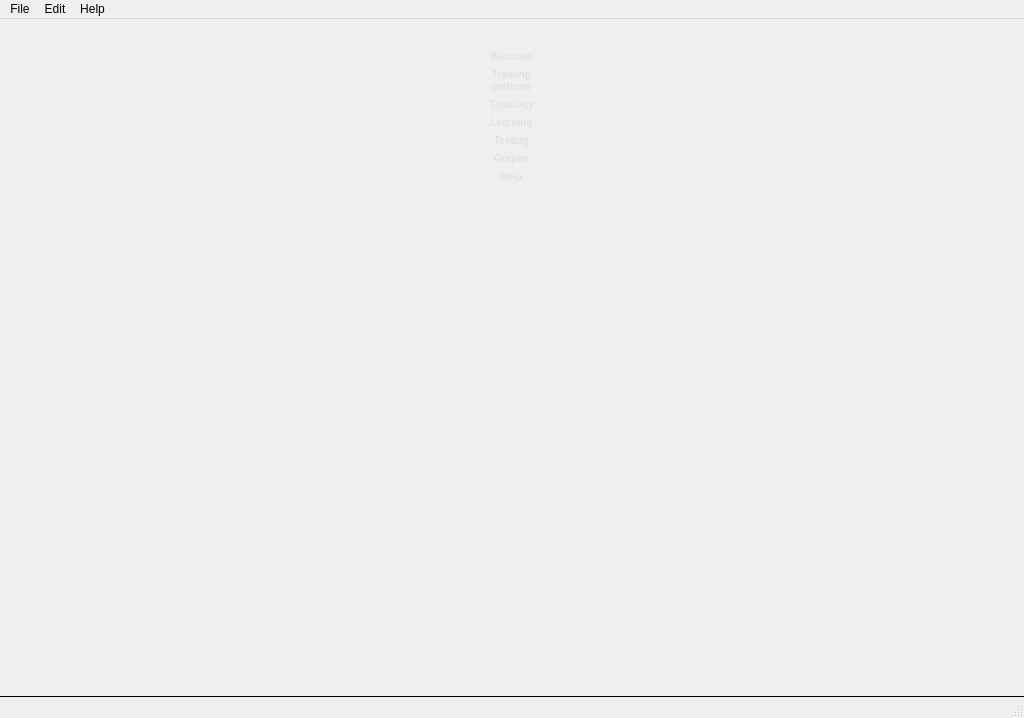
<?xml version="1.0" encoding="UTF-8"?>
<ui version="4.0">
 <class>MainWindow</class>
 <widget class="QMainWindow" name="MainWindow">
  <property name="geometry">
   <rect>
    <x>0</x>
    <y>0</y>
    <width>1024</width>
    <height>718</height>
   </rect>
  </property>
  <property name="windowTitle">
   <string>Neural Net Creator</string>
  </property>
  <property name="windowIcon">
   <iconset resource="../styles.qrc">
    <normaloff>:/appIcon16</normaloff>:/appIcon16</iconset>
  </property>
  <property name="styleSheet">
   <string notr="true">QToolButton{
	margin-top: 1px;
	margin-bottom: 1px;
	color: rgb(225, 225, 225);
	font-weight: bold;
	font-size: 10px;
	border: 0px;
}

QToolButton::hover{
	margin: 0px;
	border-top: 1px solid rgb(150, 150, 150);
	border-bottom: 1px solid rgb(150, 150, 150);
	color: white;
}

QToolButton::checked{
	margin-top: 1px;
	margin-bottom: 1px;
	background-color: rgb(240, 240, 240);
	color: black;
}

QToolButton:checked:hover {
	margin-top: 1px;
	margin-bottom: 1px;
	border: 0px;
	background-color: rgb(240, 240, 240);
	color: black;
}

QFrame#frame{
	background-image: url(:toolmenu);	
	border-right: 1px solid black;
}
</string>
  </property>
  <property name="tabShape">
   <enum>QTabWidget::Rounded</enum>
  </property>
  <widget class="QWidget" name="centralWidget">
   <property name="styleSheet">
    <string notr="true"/>
   </property>
   <layout class="QHBoxLayout" name="horizontalLayout">
    <property name="spacing">
     <number>0</number>
    </property>
    <property name="margin">
     <number>0</number>
    </property>
    <item>
     <widget class="QFrame" name="frame_3">
      <property name="sizePolicy">
       <sizepolicy hsizetype="Fixed" vsizetype="Preferred">
        <horstretch>1</horstretch>
        <verstretch>0</verstretch>
       </sizepolicy>
      </property>
      <property name="minimumSize">
       <size>
        <width>80</width>
        <height>0</height>
       </size>
      </property>
      <property name="maximumSize">
       <size>
        <width>80</width>
        <height>16777215</height>
       </size>
      </property>
      <property name="baseSize">
       <size>
        <width>0</width>
        <height>0</height>
       </size>
      </property>
      <property name="styleSheet">
       <string notr="true"/>
      </property>
      <property name="frameShape">
       <enum>QFrame::NoFrame</enum>
      </property>
      <property name="frameShadow">
       <enum>QFrame::Raised</enum>
      </property>
      <layout class="QVBoxLayout" name="verticalLayout_2">
       <property name="spacing">
        <number>0</number>
       </property>
       <property name="margin">
        <number>0</number>
       </property>
       <item>
        <widget class="QFrame" name="frame_5">
         <property name="minimumSize">
          <size>
           <width>0</width>
           <height>28</height>
          </size>
         </property>
         <property name="maximumSize">
          <size>
           <width>16777215</width>
           <height>28</height>
          </size>
         </property>
         <property name="styleSheet">
          <string notr="true">background-image: url(:toolbar);
border-right: 1px solid black;</string>
         </property>
         <property name="lineWidth">
          <number>0</number>
         </property>
        </widget>
       </item>
       <item>
        <widget class="QFrame" name="frame">
         <property name="accessibleName">
          <string>frame</string>
         </property>
         <property name="styleSheet">
          <string notr="true"/>
         </property>
         <property name="frameShadow">
          <enum>QFrame::Raised</enum>
         </property>
         <layout class="QVBoxLayout" name="verticalLayout">
          <property name="spacing">
           <number>0</number>
          </property>
          <property name="margin">
           <number>0</number>
          </property>
          <item>
           <widget class="QToolButton" name="toolButton_2">
            <property name="sizePolicy">
             <sizepolicy hsizetype="Fixed" vsizetype="Fixed">
              <horstretch>0</horstretch>
              <verstretch>0</verstretch>
             </sizepolicy>
            </property>
            <property name="minimumSize">
             <size>
              <width>79</width>
              <height>0</height>
             </size>
            </property>
            <property name="baseSize">
             <size>
              <width>0</width>
              <height>0</height>
             </size>
            </property>
            <property name="styleSheet">
             <string notr="true">border-left: none;
border-right: none;</string>
            </property>
            <property name="text">
             <string>Welcome</string>
            </property>
            <property name="icon">
             <iconset resource="../styles.qrc">
              <normaloff>:/neuralNetwork32</normaloff>:/neuralNetwork32</iconset>
            </property>
            <property name="iconSize">
             <size>
              <width>32</width>
              <height>32</height>
             </size>
            </property>
            <property name="checkable">
             <bool>true</bool>
            </property>
            <property name="popupMode">
             <enum>QToolButton::DelayedPopup</enum>
            </property>
            <property name="toolButtonStyle">
             <enum>Qt::ToolButtonTextUnderIcon</enum>
            </property>
            <property name="autoRaise">
             <bool>false</bool>
            </property>
            <attribute name="buttonGroup">
             <string notr="true">buttonGroup</string>
            </attribute>
           </widget>
          </item>
          <item>
           <widget class="QToolButton" name="toolButton_5">
            <property name="sizePolicy">
             <sizepolicy hsizetype="Fixed" vsizetype="Fixed">
              <horstretch>0</horstretch>
              <verstretch>0</verstretch>
             </sizepolicy>
            </property>
            <property name="minimumSize">
             <size>
              <width>79</width>
              <height>0</height>
             </size>
            </property>
            <property name="baseSize">
             <size>
              <width>0</width>
              <height>0</height>
             </size>
            </property>
            <property name="text">
             <string>Training
patterns</string>
            </property>
            <property name="icon">
             <iconset resource="../styles.qrc">
              <normaloff>:/trainingPatternIcon32</normaloff>:/trainingPatternIcon32</iconset>
            </property>
            <property name="iconSize">
             <size>
              <width>32</width>
              <height>32</height>
             </size>
            </property>
            <property name="checkable">
             <bool>true</bool>
            </property>
            <property name="popupMode">
             <enum>QToolButton::DelayedPopup</enum>
            </property>
            <property name="toolButtonStyle">
             <enum>Qt::ToolButtonTextUnderIcon</enum>
            </property>
            <property name="autoRaise">
             <bool>false</bool>
            </property>
            <attribute name="buttonGroup">
             <string notr="true">buttonGroup</string>
            </attribute>
           </widget>
          </item>
          <item>
           <widget class="QToolButton" name="toolButton">
            <property name="sizePolicy">
             <sizepolicy hsizetype="Fixed" vsizetype="Fixed">
              <horstretch>0</horstretch>
              <verstretch>0</verstretch>
             </sizepolicy>
            </property>
            <property name="minimumSize">
             <size>
              <width>79</width>
              <height>0</height>
             </size>
            </property>
            <property name="baseSize">
             <size>
              <width>0</width>
              <height>0</height>
             </size>
            </property>
            <property name="text">
             <string>Topology</string>
            </property>
            <property name="icon">
             <iconset resource="../styles.qrc">
              <normaloff>:/topologyIcon32</normaloff>:/topologyIcon32</iconset>
            </property>
            <property name="iconSize">
             <size>
              <width>32</width>
              <height>32</height>
             </size>
            </property>
            <property name="checkable">
             <bool>true</bool>
            </property>
            <property name="popupMode">
             <enum>QToolButton::DelayedPopup</enum>
            </property>
            <property name="toolButtonStyle">
             <enum>Qt::ToolButtonTextUnderIcon</enum>
            </property>
            <property name="autoRaise">
             <bool>false</bool>
            </property>
            <attribute name="buttonGroup">
             <string notr="true">buttonGroup</string>
            </attribute>
           </widget>
          </item>
          <item>
           <widget class="QToolButton" name="toolButton_4">
            <property name="sizePolicy">
             <sizepolicy hsizetype="Fixed" vsizetype="Fixed">
              <horstretch>0</horstretch>
              <verstretch>0</verstretch>
             </sizepolicy>
            </property>
            <property name="minimumSize">
             <size>
              <width>79</width>
              <height>0</height>
             </size>
            </property>
            <property name="baseSize">
             <size>
              <width>0</width>
              <height>0</height>
             </size>
            </property>
            <property name="text">
             <string>Learning</string>
            </property>
            <property name="icon">
             <iconset resource="../styles.qrc">
              <normaloff>:/learningIcon32</normaloff>:/learningIcon32</iconset>
            </property>
            <property name="iconSize">
             <size>
              <width>32</width>
              <height>32</height>
             </size>
            </property>
            <property name="checkable">
             <bool>true</bool>
            </property>
            <property name="popupMode">
             <enum>QToolButton::DelayedPopup</enum>
            </property>
            <property name="toolButtonStyle">
             <enum>Qt::ToolButtonTextUnderIcon</enum>
            </property>
            <property name="autoRaise">
             <bool>false</bool>
            </property>
            <attribute name="buttonGroup">
             <string notr="true">buttonGroup</string>
            </attribute>
           </widget>
          </item>
          <item>
           <widget class="QToolButton" name="toolButton_6">
            <property name="sizePolicy">
             <sizepolicy hsizetype="Fixed" vsizetype="Fixed">
              <horstretch>0</horstretch>
              <verstretch>0</verstretch>
             </sizepolicy>
            </property>
            <property name="minimumSize">
             <size>
              <width>79</width>
              <height>0</height>
             </size>
            </property>
            <property name="baseSize">
             <size>
              <width>0</width>
              <height>0</height>
             </size>
            </property>
            <property name="text">
             <string>Testing</string>
            </property>
            <property name="icon">
             <iconset resource="../styles.qrc">
              <normaloff>:/testingIcon32</normaloff>:/testingIcon32</iconset>
            </property>
            <property name="iconSize">
             <size>
              <width>32</width>
              <height>32</height>
             </size>
            </property>
            <property name="checkable">
             <bool>true</bool>
            </property>
            <property name="popupMode">
             <enum>QToolButton::DelayedPopup</enum>
            </property>
            <property name="toolButtonStyle">
             <enum>Qt::ToolButtonTextUnderIcon</enum>
            </property>
            <property name="autoRaise">
             <bool>false</bool>
            </property>
            <attribute name="buttonGroup">
             <string notr="true">buttonGroup</string>
            </attribute>
           </widget>
          </item>
          <item>
           <widget class="QToolButton" name="toolButton_7">
            <property name="sizePolicy">
             <sizepolicy hsizetype="Fixed" vsizetype="Fixed">
              <horstretch>0</horstretch>
              <verstretch>0</verstretch>
             </sizepolicy>
            </property>
            <property name="minimumSize">
             <size>
              <width>79</width>
              <height>0</height>
             </size>
            </property>
            <property name="baseSize">
             <size>
              <width>0</width>
              <height>0</height>
             </size>
            </property>
            <property name="text">
             <string>Graphs</string>
            </property>
            <property name="icon">
             <iconset resource="../styles.qrc">
              <normaloff>:/graphIcon32</normaloff>:/graphIcon32</iconset>
            </property>
            <property name="iconSize">
             <size>
              <width>32</width>
              <height>32</height>
             </size>
            </property>
            <property name="checkable">
             <bool>true</bool>
            </property>
            <property name="popupMode">
             <enum>QToolButton::DelayedPopup</enum>
            </property>
            <property name="toolButtonStyle">
             <enum>Qt::ToolButtonTextUnderIcon</enum>
            </property>
            <property name="autoRaise">
             <bool>false</bool>
            </property>
            <attribute name="buttonGroup">
             <string notr="true">buttonGroup</string>
            </attribute>
           </widget>
          </item>
          <item>
           <widget class="QToolButton" name="toolButton_3">
            <property name="sizePolicy">
             <sizepolicy hsizetype="Fixed" vsizetype="Fixed">
              <horstretch>0</horstretch>
              <verstretch>0</verstretch>
             </sizepolicy>
            </property>
            <property name="minimumSize">
             <size>
              <width>79</width>
              <height>0</height>
             </size>
            </property>
            <property name="baseSize">
             <size>
              <width>0</width>
              <height>0</height>
             </size>
            </property>
            <property name="text">
             <string>Help</string>
            </property>
            <property name="icon">
             <iconset resource="../styles.qrc">
              <normaloff>:/helpIcon32</normaloff>:/helpIcon32</iconset>
            </property>
            <property name="iconSize">
             <size>
              <width>32</width>
              <height>32</height>
             </size>
            </property>
            <property name="checkable">
             <bool>true</bool>
            </property>
            <property name="popupMode">
             <enum>QToolButton::DelayedPopup</enum>
            </property>
            <property name="toolButtonStyle">
             <enum>Qt::ToolButtonTextUnderIcon</enum>
            </property>
            <property name="autoRaise">
             <bool>false</bool>
            </property>
            <attribute name="buttonGroup">
             <string notr="true">buttonGroup</string>
            </attribute>
           </widget>
          </item>
          <item>
           <spacer name="verticalSpacer">
            <property name="orientation">
             <enum>Qt::Vertical</enum>
            </property>
            <property name="sizeHint" stdset="0">
             <size>
              <width>20</width>
              <height>40</height>
             </size>
            </property>
           </spacer>
          </item>
         </layout>
        </widget>
       </item>
      </layout>
     </widget>
    </item>
   </layout>
  </widget>
  <widget class="QMenuBar" name="menuBar">
   <property name="geometry">
    <rect>
     <x>0</x>
     <y>0</y>
     <width>1024</width>
     <height>20</height>
    </rect>
   </property>
   <widget class="QMenu" name="menuFile">
    <property name="title">
     <string>File</string>
    </property>
    <addaction name="actionNew_project"/>
    <addaction name="actionOpen_project"/>
    <addaction name="separator"/>
    <addaction name="actionNew_Topology"/>
    <addaction name="actionNew_training_pattern"/>
    <addaction name="separator"/>
    <addaction name="actionSave"/>
    <addaction name="actionSave_2"/>
    <addaction name="actionImport"/>
    <addaction name="separator"/>
    <addaction name="actionExit"/>
   </widget>
   <widget class="QMenu" name="menuHelp">
    <property name="title">
     <string>Help</string>
    </property>
    <addaction name="actionHelp"/>
    <addaction name="actionRun_tests"/>
    <addaction name="separator"/>
    <addaction name="actionAbout"/>
    <addaction name="actionAboutQt4"/>
   </widget>
   <widget class="QMenu" name="menuEdit">
    <property name="title">
     <string>Edit</string>
    </property>
    <addaction name="actionCut"/>
    <addaction name="actionCopy"/>
    <addaction name="actionPaste"/>
    <addaction name="separator"/>
    <addaction name="actionProject_settings"/>
    <addaction name="actionApplication_settings"/>
   </widget>
   <addaction name="menuFile"/>
   <addaction name="menuEdit"/>
   <addaction name="menuHelp"/>
  </widget>
  <widget class="QStatusBar" name="statusBar">
   <property name="styleSheet">
    <string notr="true">QStatusBar{
	border-top: 1px solid black;
}</string>
   </property>
  </widget>
  <action name="actionExit">
   <property name="text">
    <string>Exit</string>
   </property>
  </action>
  <action name="actionAbout">
   <property name="text">
    <string>About NNC</string>
   </property>
  </action>
  <action name="actionHelp">
   <property name="text">
    <string>Help</string>
   </property>
  </action>
  <action name="actionAboutQt4">
   <property name="text">
    <string>About Qt4</string>
   </property>
  </action>
  <action name="actionRun_tests">
   <property name="text">
    <string>Run tests</string>
   </property>
   <property name="shortcut">
    <string>Ctrl+T</string>
   </property>
  </action>
  <action name="actionNew_project">
   <property name="text">
    <string>New project</string>
   </property>
  </action>
  <action name="actionOpen_project">
   <property name="text">
    <string>Open project</string>
   </property>
  </action>
  <action name="actionImport">
   <property name="text">
    <string>Import</string>
   </property>
  </action>
  <action name="actionSave">
   <property name="text">
    <string>Save</string>
   </property>
  </action>
  <action name="actionSave_2">
   <property name="text">
    <string>Save all</string>
   </property>
  </action>
  <action name="actionNew_training_pattern">
   <property name="text">
    <string>New training pattern</string>
   </property>
  </action>
  <action name="actionNew_Topology">
   <property name="text">
    <string>New topology</string>
   </property>
  </action>
  <action name="actionCut">
   <property name="text">
    <string>Cut</string>
   </property>
  </action>
  <action name="actionCopy">
   <property name="text">
    <string>Copy</string>
   </property>
  </action>
  <action name="actionPaste">
   <property name="text">
    <string>Paste</string>
   </property>
  </action>
  <action name="actionProject_settings">
   <property name="text">
    <string>Project settings</string>
   </property>
  </action>
  <action name="actionApplication_settings">
   <property name="text">
    <string>Application settings</string>
   </property>
  </action>
 </widget>
 <layoutdefault spacing="6" margin="11"/>
 <resources>
  <include location="../styles.qrc"/>
 </resources>
 <connections/>
 <buttongroups>
  <buttongroup name="buttonGroup"/>
 </buttongroups>
</ui>
